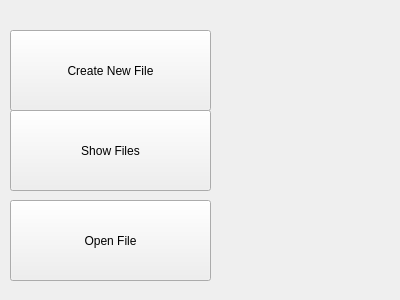
<?xml version="1.0" encoding="UTF-8"?>
<ui version="4.0">
 <class>file_widget</class>
 <widget class="QWidget" name="file_widget">
  <property name="geometry">
   <rect>
    <x>0</x>
    <y>0</y>
    <width>400</width>
    <height>300</height>
   </rect>
  </property>
  <property name="windowTitle">
   <string>FileSystem</string>
  </property>
  <widget class="QPushButton" name="CreateFile">
   <property name="geometry">
    <rect>
     <x>10</x>
     <y>30</y>
     <width>201</width>
     <height>81</height>
    </rect>
   </property>
   <property name="text">
    <string>Create New File</string>
   </property>
   <property name="icon">
    <iconset>
     <normaloff>images/CreateFile.png</normaloff>images/CreateFile.png</iconset>
   </property>
   <property name="iconSize">
    <size>
     <width>40</width>
     <height>40</height>
    </size>
   </property>
  </widget>
  <widget class="QPushButton" name="ShowFiles">
   <property name="geometry">
    <rect>
     <x>10</x>
     <y>110</y>
     <width>201</width>
     <height>81</height>
    </rect>
   </property>
   <property name="text">
    <string>Show Files</string>
   </property>
   <property name="icon">
    <iconset>
     <normaloff>images/ShowFiles.png</normaloff>images/ShowFiles.png</iconset>
   </property>
   <property name="iconSize">
    <size>
     <width>40</width>
     <height>40</height>
    </size>
   </property>
  </widget>
  <widget class="QPushButton" name="OpenFile">
   <property name="geometry">
    <rect>
     <x>10</x>
     <y>200</y>
     <width>201</width>
     <height>81</height>
    </rect>
   </property>
   <property name="text">
    <string>Open File</string>
   </property>
   <property name="icon">
    <iconset>
     <normaloff>images/OpenFile.png</normaloff>images/OpenFile.png</iconset>
   </property>
   <property name="iconSize">
    <size>
     <width>40</width>
     <height>40</height>
    </size>
   </property>
  </widget>
 </widget>
 <resources/>
 <connections/>
</ui>
